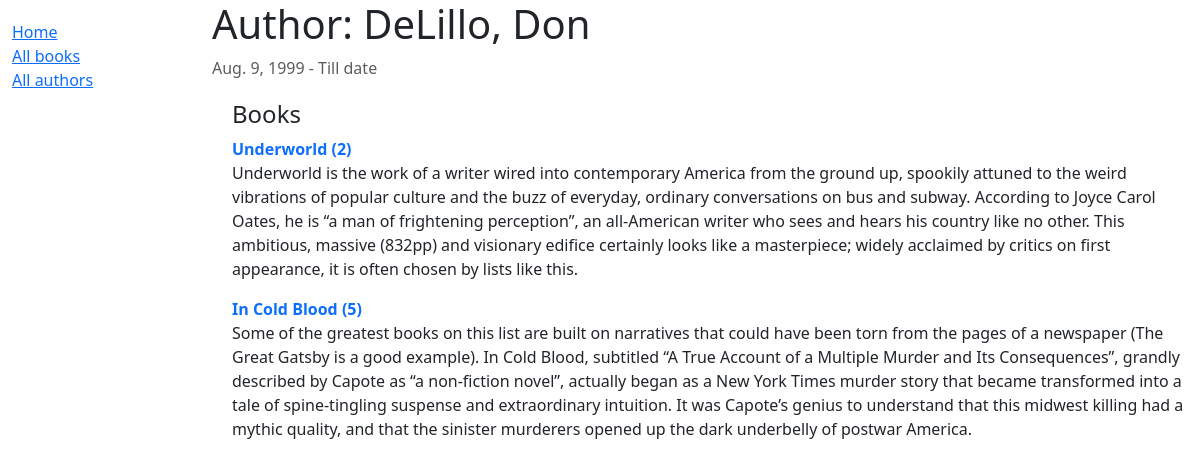
Page /catalog/author/2 on the earlier database version.
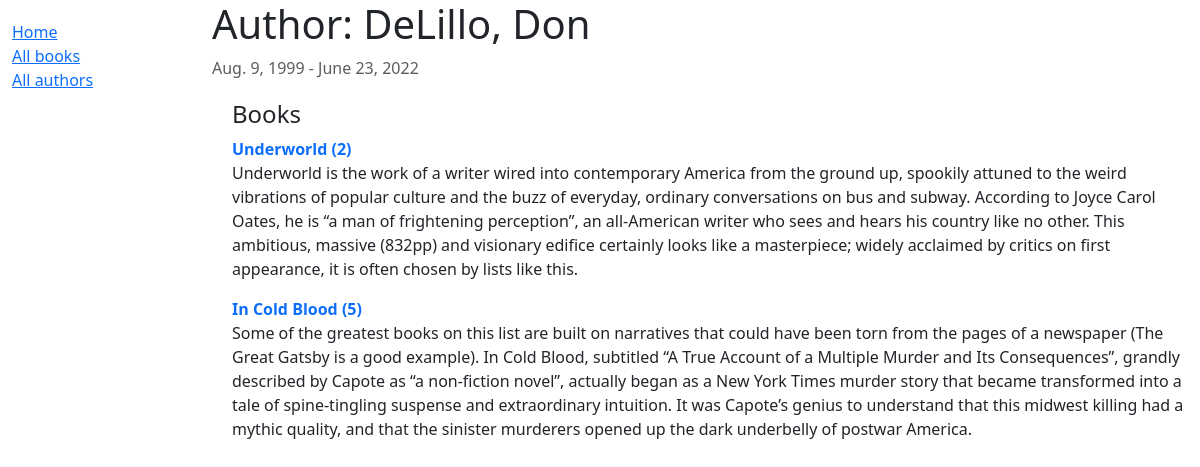
Same page on the later database version.
### catalog/models.py (models this page shows, shortened)
class Author(models.Model):
    first_name = models.CharField(max_length=100)
    last_name = models.CharField(max_length=100)
    date_of_birth = models.DateField(null=True, blank=True)
    date_of_death = models.DateField('Died', null=True, blank=True)
    class Meta:
        ordering = ['last_name', 'first_name']
    def __str__(self):
        return f'{self.last_name}, {self.first_name}'

### catalog/views.py (the view)
# urls.py: path('author/<int:pk>', views.AuthorDetailView.as_view(), name='author-detail')
class AuthorDetailView(generic.DetailView):
    model = Author
    template_name = 'author_detail.html'

### catalog/models.py (called while the page is built)
    def get_absolute_url(self):
        return reverse('book-detail', args=[str(self.id)])

### catalog/templates/author_detail.html
{% extends "base_generic.html" %}
{% block content %}
  <h1>Author: {{ author }}</h1>
  <p class="text-muted">
    {{ author.date_of_birth }} -
    {% if author.date_of_death %}
      {{ author.date_of_death }}
    {% else %}
      Till date
    {% endif %}
  </p>
  <div style="margin-left:20px;margin-top:20px">
    <h4>Books</h4>
    {% for book in author.book_set.all %}
    <strong><a class="text-decoration-none" href="{{book.get_absolute_url}}">{{ book.title }} ({{book.id}})</a></strong>
      <p>
        {{ book.summary }}
      </p>
    {% endfor %}
  </div>
{% endblock %}

Differences in the rows shown:
changed Author: date_of_death (not shown) → "June 23, 2022"
Other differences:
text no longer shown: "Till date"
